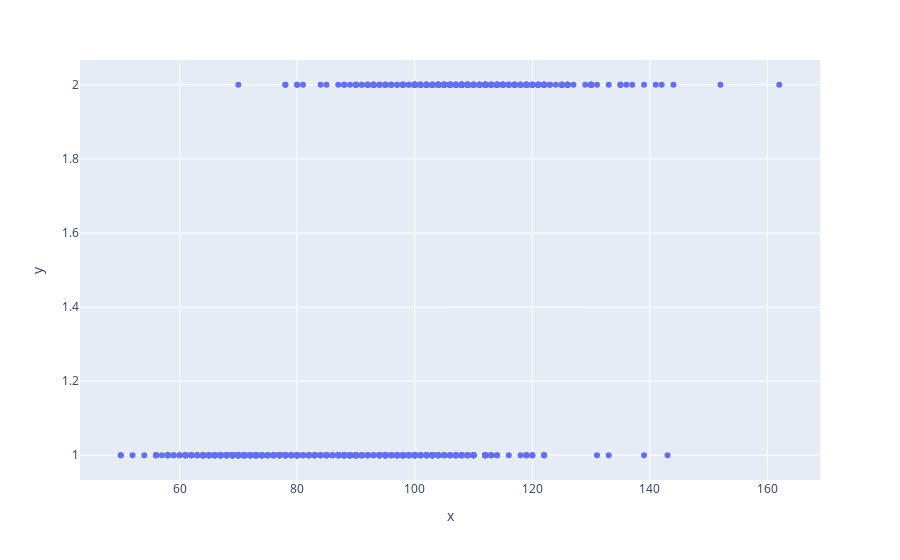

The notebook cell this image was saved under:
### Code cell
fig = px.scatter(x=unaza_e_re["interior_area"], y=unaza_e_re["bathrooms"])
fig.show()

### Figure 1 — Plotly figure (JSON) as saved in the notebook; plotly's stock layout.template omitted (floating-point values rounded to 4 significant figures; data arrays with more than 128 entries replaced by an {"elided": "..."} marker saying what was removed)
{"data": [{"hovertemplate": "x=%{x}<br>y=%{y}<extra></extra>", "legendgroup": "", "marker": {"color": "#636efa", "symbol": "circle"}, "mode": "markers", "name": "", "orientation": "v", "showlegend": false, "type": "scatter", "x": {"elided": "939 int values"}, "xaxis": "x", "y": {"elided": "939 int values"}, "yaxis": "y"}], "layout": {"legend": {"tracegroupgap": 0}, "margin": {"t": 60}, "xaxis": {"anchor": "y", "domain": [0, 1], "title": {"text": "x"}}, "yaxis": {"anchor": "x", "domain": [0, 1], "title": {"text": "y"}}}}
